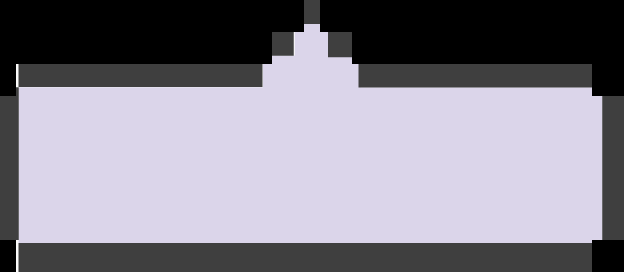

Tiled map render using the project's own tile images. Description and the whole map definition, tile-layer contents included, below:
An orthogonal 39x17 tile map with 16x16 px tiles, 1 tile layer (Tile Layer 1).

<map version="1.5" tiledversion="1.5.0" orientation="orthogonal" renderorder="right-down" width="39" height="17" tilewidth="16" tileheight="16" infinite="0" nextlayerid="2" nextobjectid="1">
 <tileset firstgid="1" name="73415-OF1FB7-599" tilewidth="16" tileheight="16" tilecount="43472" columns="208">
  <image source="pixelated-speech-bubble-set/73415-OF1FB7-599.png" trans="000000" width="3334" height="3346" />
 </tileset>
 <layer id="1" name="Tile Layer 1" width="39" height="17">
  <data encoding="csv">
0,0,0,0,0,0,0,0,0,0,0,0,0,0,0,0,0,0,0,30092,0,0,0,0,0,0,0,0,0,0,0,0,0,0,0,0,0,0,0,
0,0,0,0,0,0,0,0,0,0,0,0,0,0,0,0,0,0,0,30300,0,0,0,0,0,0,0,0,0,0,0,0,0,0,0,0,0,0,0,
0,0,0,0,0,0,0,0,0,0,0,0,0,0,0,0,0,30506,30507,30508,30509,30510,0,0,0,0,0,0,0,0,0,0,0,0,0,0,0,0,0,
0,0,0,0,0,0,0,0,0,0,0,0,0,0,0,0,0,30714,30715,30716,30717,30718,0,0,0,0,0,0,0,0,0,0,0,0,0,0,0,0,0,
0,30906,30907,30908,30909,30910,30911,30912,30913,30914,30915,30916,30917,30918,30919,30920,30921,30922,30923,30924,30925,30926,30927,30928,30929,30930,30931,30932,30933,30934,30935,30936,30937,30938,30939,30940,30941,0,0,
0,31114,31115,31116,31117,31118,31119,31120,31121,31122,31123,31124,31125,31126,31127,31128,31129,31130,31131,31132,31133,31134,31135,31136,31137,31138,31139,31140,31141,31142,31143,31144,31145,31146,31147,31148,31149,0,0,
31321,31322,31323,31324,31325,31326,31327,31328,31329,31330,31331,31332,31333,31334,31335,31336,31337,31338,31339,31340,31341,31342,31343,31344,31345,31346,31347,31348,31349,31350,31351,31352,31353,31354,31355,31356,31357,31358,31359,
31529,31530,31531,31532,31533,31534,31535,31536,31537,31538,31539,31540,31541,31542,31543,31544,31545,31546,31547,31548,31549,31550,31551,31552,31553,31554,31555,31556,31557,31558,31559,31560,31561,31562,31563,31564,31565,31566,31567,
31737,31738,31739,31740,31741,31742,31743,31744,31745,31746,31747,31748,31749,31750,31751,31752,31753,31754,31755,31756,31757,31758,31759,31760,31761,31762,31763,31764,31765,31766,31767,31768,31769,31770,31771,31772,31773,31774,31775,
31945,31946,31947,31948,31949,31950,31951,31952,31953,31954,31955,31956,31957,31958,31959,31960,31961,31962,31963,31964,31965,31966,31967,31968,31969,31970,31971,31972,31973,31974,31975,31976,31977,31978,31979,31980,31981,31982,31983,
32153,32154,32155,32156,32157,32158,32159,32160,32161,32162,32163,32164,32165,32166,32167,32168,32169,32170,32171,32172,32173,32174,32175,32176,32177,32178,32179,32180,32181,32182,32183,32184,32185,32186,32187,32188,32189,32190,32191,
32361,32362,32363,32364,32365,32366,32367,32368,32369,32370,32371,32372,32373,32374,32375,32376,32377,32378,32379,32380,32381,32382,32383,32384,32385,32386,32387,32388,32389,32390,32391,32392,32393,32394,32395,32396,32397,32398,32399,
32569,32570,32571,32572,32573,32574,32575,32576,32577,32578,32579,32580,32581,32582,32583,32584,32585,32586,32587,32588,32589,32590,32591,32592,32593,32594,32595,32596,32597,32598,32599,32600,32601,32602,32603,32604,32605,32606,32607,
32777,32778,32779,32780,32781,32782,32783,32784,32785,32786,32787,32788,32789,32790,32791,32792,32793,32794,32795,32796,32797,32798,32799,32800,32801,32802,32803,32804,32805,32806,32807,32808,32809,32810,32811,32812,32813,32814,32815,
32985,32986,32987,32988,32989,32990,32991,32992,32993,32994,32995,32996,32997,32998,32999,33000,33001,33002,33003,33004,33005,33006,33007,33008,33009,33010,33011,33012,33013,33014,33015,33016,33017,33018,33019,33020,33021,33022,33023,
0,33194,33195,33196,33197,33198,33199,33200,33201,33202,33203,33204,33205,33206,33207,33208,33209,33210,33211,33212,33213,33214,33215,33216,33217,33218,33219,33220,33221,33222,33223,33224,33225,33226,33227,33228,33229,0,0,
0,33402,33403,33404,33405,33406,33407,33408,33409,33410,33411,33412,33413,33414,33415,33416,33417,33418,33419,33420,33421,33422,33423,33424,33425,33426,33427,33428,33429,33430,33431,33432,33433,33434,33435,33436,33437,0,0
</data>
 </layer>
</map>
